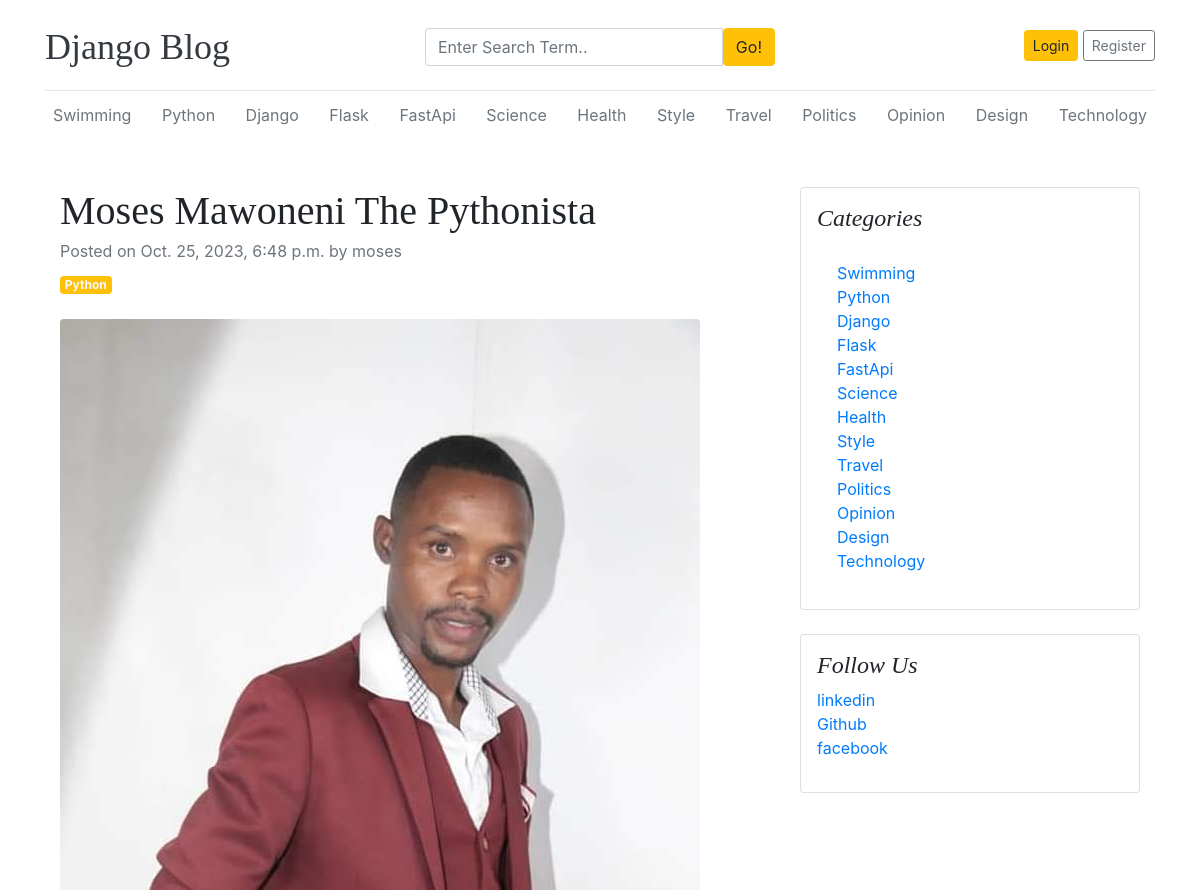
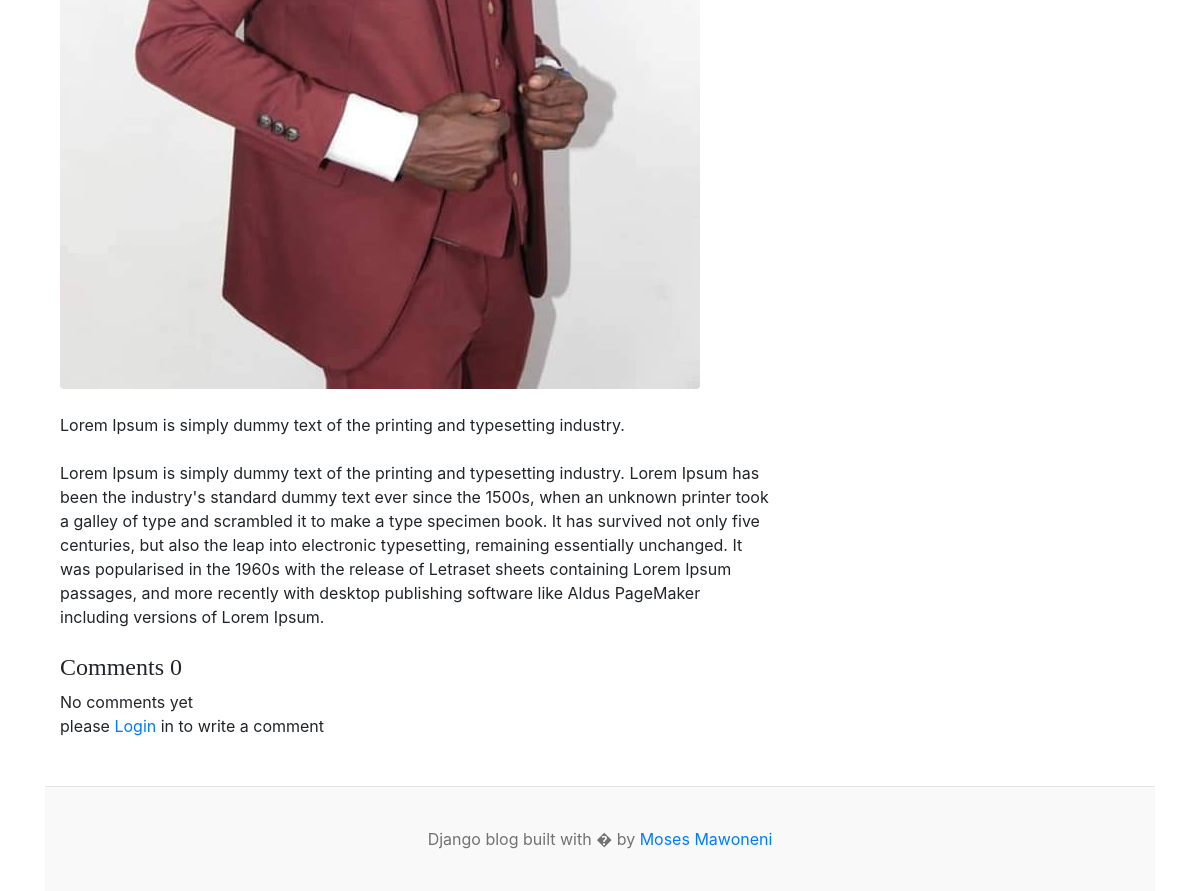
The page /blogs/moses-mawoneni-the-pythonista/ on the database its author committed (2 pictures, top to bottom).
### blogs/models.py (models this page shows, shortened)
class Category(models.Model):
    category_name = models.CharField(max_length=50, unique=True)
    created_at = models.DateTimeField(auto_now_add=True)
    updated_at = models.DateTimeField(auto_now=True)
    class Meta:
        verbose_name_plural = "categories"
    def __str__(self):
        return self.category_name

class Blog(models.Model):
    title = models.CharField(max_length=100)
    slug = models.SlugField(max_length=150, unique=True, blank=True)
    category = models.ForeignKey(Category, on_delete=models.CASCADE)
    author = models.ForeignKey(User, on_delete=models.CASCADE)
    featured_image = models.ImageField(upload_to="uploads/%Y/%m/%d")
    short_description = models.TextField(max_length=500)
    blog_body = models.TextField()
    status = models.CharField(max_length=20, choices=STATUS_CHOICES, default="Draft")
    is_featured = models.BooleanField(default=False)
    created_at = models.DateTimeField(auto_now_add=True)
    updated_at = models.DateTimeField(auto_now=True)

### assignments/models.py (models this page shows, shortened)
class SocialLink(models.Model):
    platform = models.CharField(max_length=25)
    link = models.URLField(max_length=100)
    created_at = models.DateTimeField(auto_now_add=True)
    updated_at = models.DateTimeField(auto_now=True)

### blogs/views.py (the view, shortened to what this page needs)
# urls.py: path("blogs/<slug:slug>/", blog_views.blogs, name="blogs"),
def blogs(request, slug):
    single_blog = get_object_or_404(Blog, slug=slug, status="Published")
    comments = Comment.objects.filter(blog=single_blog)
    comment_count = comments.count()
    context = {
        "single_blog": single_blog,
        "comments": comments,
        "comment_count": comment_count,
    }
    return render(request, "blogs.html", context)

### blogs/context_processors.py (called while the page is built)
def get_categories(request):
    categories = Category.objects.all()
    return dict(categories=categories)

def get_social_links(request):
    social_links = SocialLink.objects.all()
    return dict(social_links=social_links)

### templates/blogs.html
{% extends 'base.html'%}
{%block content%}
<div class="container mt-5">
    <div class="row">
        <div class="col-lg-8">
            <article>
                <header class="mb-4">
                    <h1 class="fw-bolder mb-1">{{single_blog.title}}</h1>
                    <div class="text-muted fst-italic mb-2">Posted on {{single_blog.created_at}} by {{single_blog.author}}</div>
                    <a class="badge bg-warning text-decoration-none text-light" href="#!">{{single_blog.category}}</a>
                </header>
                <figure class="mb-4"><img class="img-fluid rounded" src="{{single_blog.featured_image.url}}" alt="..." /></figure>
                <section class="mb-5">
                    <p class="fs-5 mb-4">{{single_blog.short_description}}</p>
                    <p class="fs-5 mb-4">{{single_blog.blog_body}}</p>
                    <h4>Comments {{comment_count}}</h4>
                    {% if comments%}
                    {% for comment in comments%}
                    <div class="card mt-1">
                        <div class="card-body">
                            <p class="card-text mb-0 ">{{ comment}}</p>
                            <span>
                                <small>By {{comment.user}}</small>
                                <small>|{{ comment.created_at|timesince }} ago</small>
                            </span>
                        </div>
                    </div>
                    {%endfor%}
                    {%else%}
                    No comments yet
                    {% endif%}
                    <br>
                    <div class="form-group">
                        {% if user.is_authenticated%}
                       <form action="" method="post">
                       {% csrf_token %}
                       <div class="form-group">
                        <textarea name="comment" id=""  placeholder="Write your comment" class="form-control"></textarea>
                        <input type="submit" value="Submit" class="btn btn-primary mt-2">
                       </div>
                       </form>
                       {%else%}
                       please <span><a href="{% url 'login'%}">Login</a></span> in to write a comment
                       {%endif%}
                    </div>
                    </section>
            </article>
        </div>
        <div class="col-lg-4">
            <div class="card mb-4 p-3">
                <h4 class="font-italic">Categories</h4>
                <div class="card-body">
                    <div class="row">
                        <div class="col-sm-6">
                            <ul class="list-unstyled mb-0">
                                {%for category in categories%}
                                <li><a href="{%url 'posts_by_category' category.id%}">{{category.category_name}}</a></li>
                                {%endfor%}
                            </ul>
                        </div>
                    </div>
                </div>
            </div>
            <div class="card mb-4 p-3">
                <h4 class="font-italic">Follow Us</h4>
                <ol class="list-unstyled">
                    {% for link in social_links%}
                    <li><a href="{{link.link}}">{{link.platform}}</a></li>
                    {% endfor%}
                </ol>
            </div>
        </div>
    </div>
</div>
{%endblock content%}

### templates/base.html (shortened to what this page needs)
{% load static %}
<!DOCTYPE html>
<html lang="en">
<head>
    <link href="https://getbootstrap.com/docs/4.0/dist/css/bootstrap.min.css" rel="stylesheet">
    <link href="{% static 'css/blog.css'%}" rel="stylesheet">
    <link rel="stylesheet" href="https://cdnjs.cloudflare.com/ajax/libs/font-awesome/4.7.0/css/font-awesome.min.css">
  </head>
<body>
    <div class="container">
      <header class="blog-header py-3">
        <div class="row flex-nowrap justify-content-between align-items-center">
          <div class="col-4 pt-1">
            <a class="blog-header-logo text-dark" href="/">Django Blog</a>
          </div>
          <div class="col-4 pt-1">
  <form action="{% url 'search'%}" method="GET">
    <div class="input-group">
                        <input class="form-control" type="text" value="{{keyword}}" placeholder="Enter Search Term.." name="keyword" aria-label="Enter search term..." aria-describedby="button-search" />
                        <button class="btn btn-warning" id="button-search" type="submit">Go!</button>
                    </div>
  </form>
          </div>
          {% if not user.is_authenticated%}
          <div class="col-4 d-flex justify-content-end align-items-center">
            <a class="btn btn-sm btn-warning" href="{% url 'login'%}">Login</a> &nbsp;
            <a class="btn btn-sm btn-outline-secondary" href="{% url 'register'%}">Register</a>
          </div>
          {%else %}
          <span><a href="{% url 'dashboard'%}">Dashboard</a></span>
          &emsp;
          <span><a href="{% url 'logout'%}">Logout</a></span>
          {%endif%}
        </div>
      </header>
      <div class="nav-scroller py-1 mb-2">
        <nav class="nav d-flex justify-content-between">
          {% for category in categories %}
          <a class="p-2 text-muted" href="{% url 'posts_by_category' category.id%}">{{category.category_name}}</a>
          {% endfor %}
        </nav>
      </div>
{%block content%}
{%endblock content%}
<footer class="blog-footer">
  <p>Django blog built with � by <a href="#">Moses Mawoneni</a></p>
</footer>
</body>
</html>

### blog_main/static/css/blog.css (style rules this page uses)
.blog-header { border-bottom: 1px solid #e5e5e5; }
.blog-header-logo { font-family: "Playfair Display", Georgia, "Times New Roman", serif; font-size: 2.25rem; }
h1, h2, h3, h4, h5, h6 { font-family: "Playfair Display", Georgia, "Times New Roman", serif; }
.blog-footer { padding: 2.5rem 0; color: #727272; text-align: center; background-color: #f9f9f9; border-top: .05rem solid #e5e5e5; }
.blog-footer p:last-child { margin-bottom: 0; }

### rows shown on the page
Category: category_name "Swimming"
Category: category_name "Python"
Category: category_name "Django"
Category: category_name "Flask"
Category: category_name "FastApi"
Category: category_name "Science"
Category: category_name "Health"
Category: category_name "Style"
Category: category_name "Travel"
Category: category_name "Politics"
Category: category_name "Opinion"
Category: category_name "Design"
Category: category_name "Technology"
Blog: title "Moses Mawoneni The Pythonista", created_at "Oct. 25, 2023, 6:48 p.m.", author "moses", category "Python", featured_image (picture), short_description "Lorem Ipsum is simply dummy text of the printing and typesetting industry.", blog_body "Lorem Ipsum is simply dummy text of the printing and typesetting industry. Lorem Ipsum has been the industry's standard dummy text ever since the 1500s, when an unknown printer took a galley of type and scrambled it to make a type specimen book. It has survived not only five centuries, but also the leap into electronic typesetting, remaining essentially unchanged. It was popularised in the 1960s with the release of Letraset sheets containing Lorem Ipsum passages, and more recently with desktop publishing software like Aldus PageMaker including versions of Lorem Ipsum."
SocialLink: platform "linkedin"
SocialLink: platform "Github"
SocialLink: platform "facebook"

### other values the page prints
{{ comment_count }} "0"
